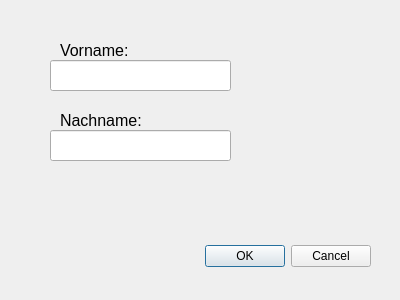
<?xml version="1.0" encoding="UTF-8"?>
<ui version="4.0">
 <class>Dialog</class>
 <widget class="QDialog" name="Dialog">
  <property name="geometry">
   <rect>
    <x>0</x>
    <y>0</y>
    <width>400</width>
    <height>300</height>
   </rect>
  </property>
  <property name="windowTitle">
   <string>Dialog</string>
  </property>
  <widget class="QDialogButtonBox" name="buttonBox">
   <property name="geometry">
    <rect>
     <x>30</x>
     <y>240</y>
     <width>341</width>
     <height>32</height>
    </rect>
   </property>
   <property name="orientation">
    <enum>Qt::Horizontal</enum>
   </property>
   <property name="standardButtons">
    <set>QDialogButtonBox::Cancel|QDialogButtonBox::Ok</set>
   </property>
  </widget>
  <widget class="QLineEdit" name="input_fname">
   <property name="geometry">
    <rect>
     <x>50</x>
     <y>60</y>
     <width>181</width>
     <height>31</height>
    </rect>
   </property>
   <property name="text">
    <string/>
   </property>
  </widget>
  <widget class="QLineEdit" name="input_lname">
   <property name="geometry">
    <rect>
     <x>50</x>
     <y>130</y>
     <width>181</width>
     <height>31</height>
    </rect>
   </property>
  </widget>
  <widget class="QLabel" name="label">
   <property name="geometry">
    <rect>
     <x>60</x>
     <y>40</y>
     <width>81</width>
     <height>21</height>
    </rect>
   </property>
   <property name="font">
    <font>
     <pointsize>12</pointsize>
    </font>
   </property>
   <property name="text">
    <string>Vorname:</string>
   </property>
  </widget>
  <widget class="QLabel" name="label_2">
   <property name="geometry">
    <rect>
     <x>60</x>
     <y>110</y>
     <width>81</width>
     <height>21</height>
    </rect>
   </property>
   <property name="font">
    <font>
     <pointsize>12</pointsize>
    </font>
   </property>
   <property name="text">
    <string>Nachname:</string>
   </property>
  </widget>
 </widget>
 <resources/>
 <connections>
  <connection>
   <sender>buttonBox</sender>
   <signal>accepted()</signal>
   <receiver>Dialog</receiver>
   <slot>accept()</slot>
   <hints>
    <hint type="sourcelabel">
     <x>248</x>
     <y>254</y>
    </hint>
    <hint type="destinationlabel">
     <x>157</x>
     <y>274</y>
    </hint>
   </hints>
  </connection>
  <connection>
   <sender>buttonBox</sender>
   <signal>rejected()</signal>
   <receiver>Dialog</receiver>
   <slot>reject()</slot>
   <hints>
    <hint type="sourcelabel">
     <x>316</x>
     <y>260</y>
    </hint>
    <hint type="destinationlabel">
     <x>286</x>
     <y>274</y>
    </hint>
   </hints>
  </connection>
 </connections>
</ui>
